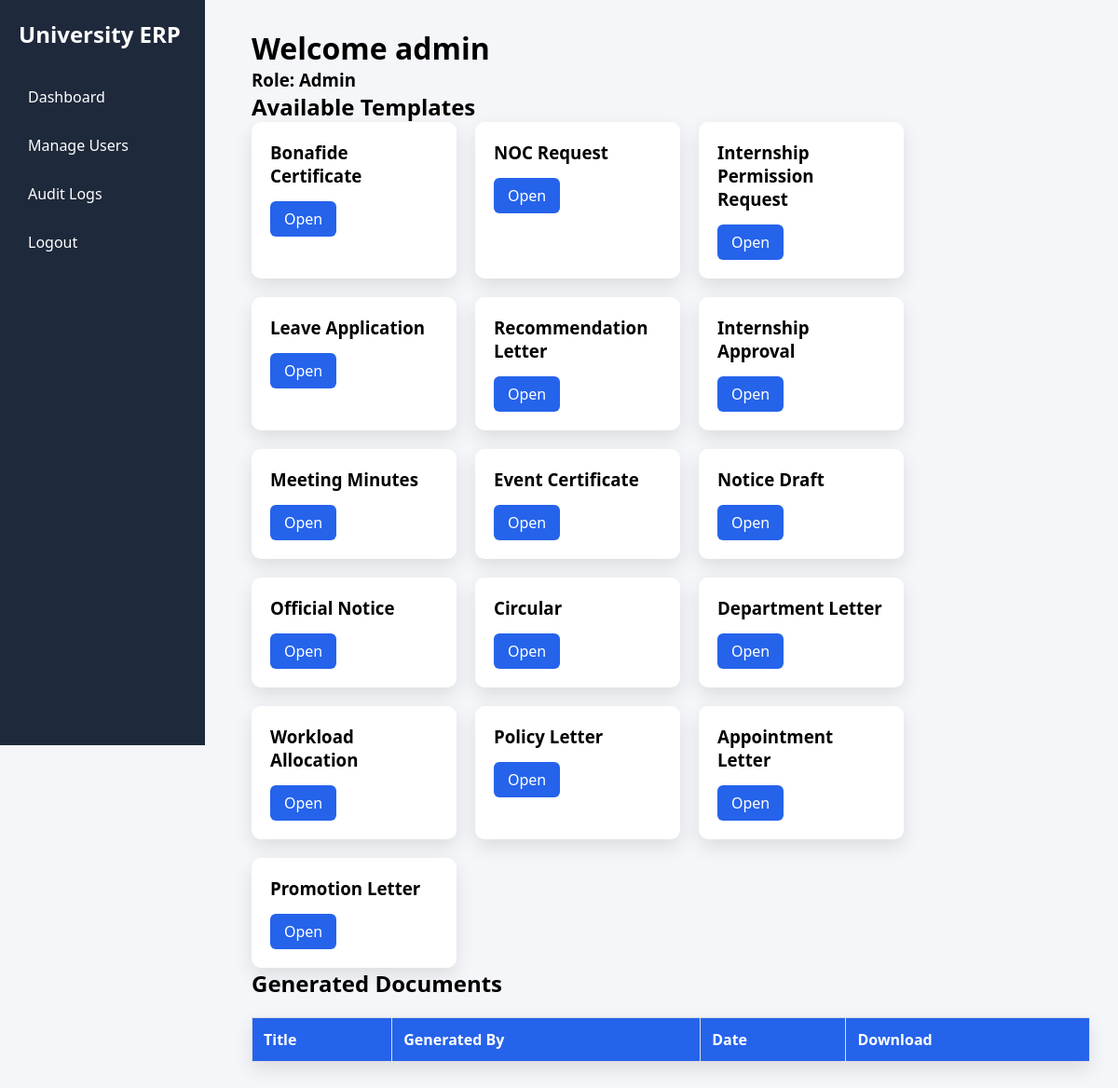
The page /dashboard (signed in) on the database its author committed.
### database.py (models this page shows)
class User(UserMixin, db.Model):
    id = db.Column(db.Integer, primary_key=True)
    username = db.Column(db.String(100), unique=True)
    password = db.Column(db.String(200))
    role = db.Column(db.String(50))  # student, faculty, hod, dean, admin

class Template(db.Model):
    id = db.Column(db.Integer, primary_key=True)
    name = db.Column(db.String(100))
    file_path = db.Column(db.String(200))
    allowed_roles = db.Column(db.String(200))

### app.py (the view)
@app.route("/dashboard")
@login_required
def dashboard():
    templates = Template.query.all()
    allowed_templates = []
    for template in templates:
        roles = template.allowed_roles.split(",")
        if current_user.role in roles:
            allowed_templates.append(template)
    documents = DocModel.query.all()
    return render_template(
        "dashboard.html",
        templates=allowed_templates,
        documents=documents
    )

### app.py (called while the page is built)
@login_manager.user_loader
def load_user(user_id):
    return User.query.get(int(user_id))

### templates/dashboard.html (shortened to what this page needs)
<!DOCTYPE html>
<html>
<head>
    <link rel="stylesheet" href="{{ url_for('static', filename='style.css') }}">
</head>
<body>
<div class="sidebar">
    <h2>University ERP</h2>
    <a href="/dashboard">Dashboard</a>
    {% if current_user.role == "admin" %}
        <a href="/users">Manage Users</a>
        <a href="/audit_logs">Audit Logs</a>
    {% endif %}
    <a href="/logout">Logout</a>
</div>
<div class="main-content">
    <h1>Welcome {{ current_user.username }}</h1>
    <h3>Role: {{ current_user.role|capitalize }}</h3>
    <h2>Available Templates</h2>
    <div class="card-container">
        {% for template in templates %}
        <div class="card">
            <h3>{{ template.name }}</h3>
            <a href="/create/{{ template.id }}" class="btn">
                Open
            </a>
        </div>
        {% endfor %}
    </div>
    <h2>Generated Documents</h2>
    <table>
        <tr>
            <th>Title</th>
            <th>Generated By</th>
            <th>Date</th>
            <th>Download</th>
        </tr>
    </table>
</div>
</body>
</html>

### static/style.css (style rules this page uses)
* { margin: 0; padding: 0; box-sizing: border-box; }
body { font-family: "Segoe UI", Arial, sans-serif; background-color: #f4f6f9; }
.sidebar { width: 220px; height: 100vh; background: #1e293b; position: fixed; padding: 20px; color: white; }
.sidebar h2 { margin-bottom: 30px; }
.sidebar a { display: block; color: white; padding: 10px; margin: 10px 0; text-decoration: none; border-radius: 6px; }
.main-content { margin-left: 240px; padding: 30px; }
.card-container { display: flex; gap: 20px; flex-wrap: wrap; }
.card { background: white; padding: 20px; width: 220px; border-radius: 10px; box-shadow: 0px 8px 20px rgba(0,0,0,0.1); }
.card h3 { margin-bottom: 15px; }
.btn { padding: 8px 15px; background: #2563eb; color: white; text-decoration: none; border-radius: 6px; display: inline-block; }
table { width: 100%; border-collapse: collapse; background: white; margin-top: 20px; box-shadow: 0px 8px 20px rgba(0,0,0,0.1); }
th, td { padding: 12px; border: 1px solid #ddd; text-align: left; }
th { background: #2563eb; color: white; }

### rows shown on the page
User: username "admin", role "Admin"
Template: name "Bonafide Certificate"
Template: name "NOC Request"
Template: name "Internship Permission Request"
Template: name "Leave Application"
Template: name "Recommendation Letter"
Template: name "Internship Approval"
Template: name "Meeting Minutes"
Template: name "Event Certificate"
Template: name "Notice Draft"
Template: name "Official Notice"
Template: name "Circular"
Template: name "Department Letter"
Template: name "Workload Allocation"
Template: name "Policy Letter"
Template: name "Appointment Letter"
Template: name "Promotion Letter"
